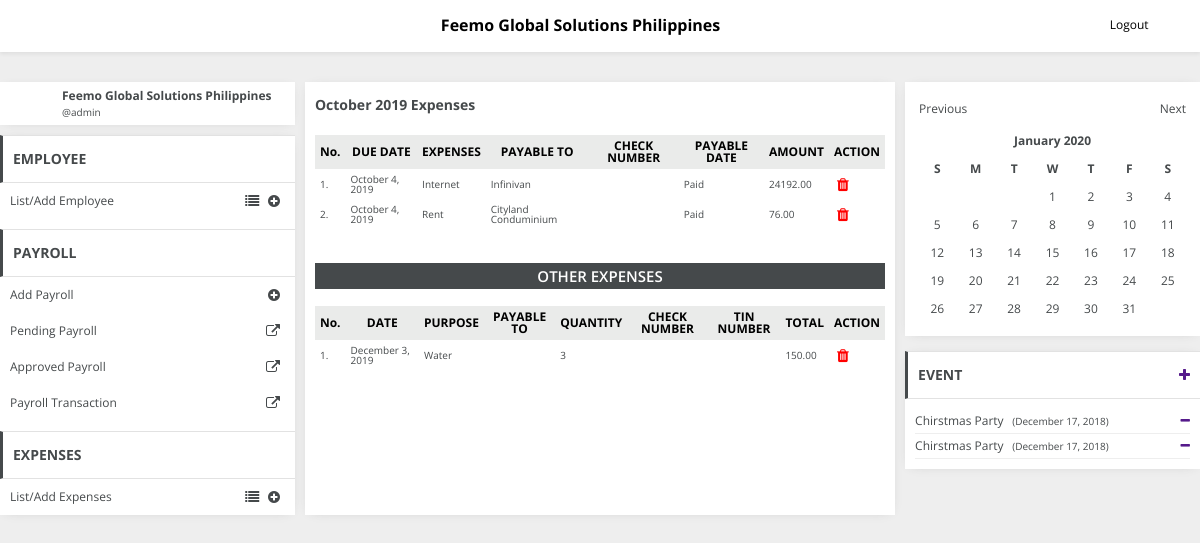
Page /expenses-list-view.php?months=October 2019 (signed in) on the committed database.
### tables this page shows
CREATE TABLE `tbl_user` (
  `user_id` int(100) NOT NULL,
  `user_name` varchar(100) NOT NULL,
  `user_pass` varchar(100) NOT NULL,
  `user_status` varchar(100) NOT NULL
);

CREATE TABLE `tbl_expenses` (
  `expenses_id` int(11) NOT NULL,
  `expenses_category` varchar(150) NOT NULL,
  `expenses_month` varchar(150) NOT NULL,
  `expenses_date` varchar(150) NOT NULL,
  `expenses_name` varchar(150) NOT NULL,
  `expenses_payable_to` varchar(150) NOT NULL,
  `expenses_amount` decimal(10,2) NOT NULL,
  `expenses_check_number` varchar(150) NOT NULL,
  `check_payment_date` varchar(150) NOT NULL,
  `expenses_quantity` varchar(150) NOT NULL,
  `expenses_tin_number` varchar(150) NOT NULL
);

### session.php (called while the page is built, shortened)
<?php
$session_id = $_SESSION['id'];

### expenses-list-view.php (the view, shortened to what this page needs)
<?php include 'session.php';?>
<?php
include_once "dbcon.php";
$get_id = $_GET['months'];
$result_user = mysqli_query($mysqli, "SELECT * FROM tbl_user where user_id='$session_id'");
$user_row = mysqli_fetch_array($result_user);
$result_months = mysqli_query($mysqli, "SELECT DISTINCT(expenses_month) FROM tbl_expenses WHERE expenses_month = '$get_id'");
$result_months_expenses = mysqli_query($mysqli, "SELECT * FROM tbl_expenses WHERE expenses_category = '2' AND expenses_month = '$get_id'");
$result_months_other_expenses = mysqli_query($mysqli, "SELECT * FROM tbl_expenses WHERE expenses_category = '3' AND expenses_month = '$get_id'");
?>
<!DOCTYPE html>
<html lang="en">
<head>
    <link rel="stylesheet" type="text/css" href="css/style.css" />
    <link href="https://stackpath.bootstrapcdn.com/font-awesome/4.7.0/css/font-awesome.min.css" type="text/css"
        rel="stylesheet" media="screen,projection" />
</head>
<body id="dashboard">
    <?php include 'nav.php'; ?>
    <section>
        <div class="container-area">
            <div class="sidebar">
                <div class="sidebar-admin">
                    <div class="logo-area">
                        <div class="logo">
                        </div>
                        <div class="name">
                            <div class="c_name"><a href="dashboard.php">Feemo Global Solutions Philippines</a></div>
                            <div>@<?php echo $user_row['user_name']; ?></div>
                        </div>
                    </div>
                </div>
                <div class="sidebar-menu">
                    <div class="sidebar-title">
                        EMPLOYEE
                    </div>
                    <div class="menu-area">
                        <div class="menu-title">List/Add Employee</div>
                        <div class="menu-icon">
                            <span><a href="list-employee.php"><i class="fa fa-list" aria-hidden="true"></i></a></span>
                            <span><a href="add-employee.php"><i class="fa fa-plus-circle"
                                        aria-hidden="true"></i></a></span>
                        </div>
                    </div>
                    <div class="sidebar-title">
                        PAYROLL
                    </div>
                    <div class="menu-area">
                        <div class="menu-title">Add Payroll</div>
                        <div class="menu-icon">
                            <span><a href="add-payroll.php"><i class="fa fa-plus-circle"
                                        aria-hidden="true"></i></a></span>
                        </div>
                    </div>
                    <div class="menu-area">
                        <div class="menu-title">Pending Payroll</div>
                        <div class="menu-icon">
                            <span><a href="payroll.php"><i class="fa fa-external-link"
                                        aria-hidden="true"></i></a></span>
                        </div>
                    </div>
                    <div class="menu-area">
                        <div class="menu-title">Approved Payroll</div>
                        <div class="menu-icon">
                            <span><a href="approved-payroll.php"><i class="fa fa-external-link"
                                        aria-hidden="true"></i></a></span>
                        </div>
                    </div>
                    <div class="menu-area">
                        <div class="menu-title">Payroll Transaction</div>
                        <div class="menu-icon">
                            <span><a href="payroll-transaction.php"><i class="fa fa-external-link"
                                        aria-hidden="true"></i></a></span>
                        </div>
                    </div>
                    <div class="sidebar-title">
                        EXPENSES
                    </div>
                    <div class="menu-area">
                        <div class="menu-title">List/Add Expenses</div>
                        <div class="menu-icon">
                            <span><a href="expenses-list.php"><i class="fa fa-list" aria-hidden="true"></i></a></span>
                            <span><a href="add-expenses.php"><i class="fa fa-plus-circle"
                                        aria-hidden="true"></i></a></span>
                        </div>
                    </div>
                </div>
            </div>
            <div class="area-content">
                <?php
                while ($mt_row = mysqli_fetch_array($result_months)) {
                    ?>
                <div class="expense-title">
                    <?php echo $mt_row['expenses_month']; ?> Expenses
                </div>
                <?php } ?>
                <div class="expenses-mnthly-tbl">
                    <table cellspacing="0" cellpadding="0">
                        <tr>
                            <th>No.</th>
                            <th>DUE DATE</th>
                            <th>EXPENSES</th>
                            <th>PAYABLE TO</th>
                            <th>CHECK NUMBER</th>
                            <th>PAYABLE DATE</th>
                            <th>AMOUNT</th>
                            <th>ACTION</th>
                        </tr>
                        <?php
                          $i=1;
                while ($months_expenses = mysqli_fetch_array($result_months_expenses)) {
                    $id = $months_expenses['expenses_id'];
                    ?>
                        <tr>
                            <td><?php echo "$i."; ?></td>
                            <td><?php echo $months_expenses['expenses_date']; ?></td>
                            <td><?php echo $months_expenses['expenses_name']; ?></td>
                            <td><?php echo $months_expenses['expenses_payable_to']; ?></td>
                            <td><?php echo $months_expenses['expenses_check_number']; ?></td>
                            <td><?php echo $months_expenses['check_payment_date']; ?></td>
                            <td><?php echo $months_expenses['expenses_amount']; ?></td>
                            <td><a id="<?php echo $id; ?>" href="expenses-delete.php<?php echo '?id=' . $id; ?>"><i
                                        class="fa fa-trash" aria-hidden="true"></i></a>
                            </td>
                        </tr>
                        <?php $i++;} ?>
                    </table>
                    <div class="other-expenses-text">
                        OTHER EXPENSES
                    </div>
                    <table cellspacing="0" cellpadding="0">
                        <tr>
                            <th>No.</th>
                            <th>DATE</th>
                            <th>PURPOSE</th>
                            <th>PAYABLE TO</th>
                            <th>QUANTITY</th>
                            <th>CHECK NUMBER</th>
                            <th>TIN NUMBER</th>
                            <th>TOTAL</th>
                            <th>ACTION</th>
                        </tr>
                        <?php
                          $i=1;
                while ($months_other_expenses = mysqli_fetch_array($result_months_other_expenses)) {
                    $id_other = $months_other_expenses['expenses_id'];
                    ?>
                        <tr>
                            <td><?php echo "$i."; ?></td>
                            <td><?php echo $months_other_expenses['expenses_date']; ?></td>
                            <td><?php echo $months_other_expenses['expenses_name']; ?></td>
                            <td><?php echo $months_other_expenses['expenses_payable_to']; ?></td>
                            <td><?php echo $months_other_expenses['expenses_quantity']; ?></td>
                            <td><?php echo $months_other_expenses['expenses_check_number']; ?></td>
                            <td><?php echo $months_other_expenses['expenses_tin_number']; ?></td>
                            <td><?php echo $months_other_expenses['expenses_amount']; ?></td>
                            <td><a id="<?php echo $id_other; ?>"
                                    href="expenses-other-delete.php<?php echo '?id=' . $id_other; ?>"><i
                                        class="fa fa-trash" aria-hidden="true"></i></a>
                            </td>
                        </tr>
                        <?php $i++;} ?>
                    </table>
                </div>
            </div>
            <div class="area-event">
                <div class="calendar">
                    <?php
                    $monthNames = Array("January", "February", "March", "April", "May", "June", "July",
                    "August", "September", "October", "November", "December");
                    ?>
                    <?php
                    $cMonth = $_REQUEST["month"];
                    $cYear = $_REQUEST["year"];
                    $prev_year = $cYear;
                    $next_year = $cYear;
                    $prev_month = $cMonth-1;
                    $next_month = $cMonth+1;
                    if ($prev_month == 0 ) {
                        $prev_month = 12;
                        $prev_year = $cYear - 1;
                    }
                    ?>
                    <table>
                        <tr>
                            <td>
                                <table>
                                    <tr style="display:flex">
                                        <td style="flex-basis:50%; text-align:left"> <a
                                                href="<?php echo $_SERVER["PHP_SELF"] . "?month=". $prev_month . "&year=" . $prev_year; ?>">Previous</a>
                                        </td>
                                        <td style="flex-basis:50%; text-align:right"><a
                                                href="<?php echo $_SERVER["PHP_SELF"] . "?month=". $next_month . "&year=" . $next_year; ?>">Next</a>
                                        </td>
                                    </tr>
                                </table>
                            </td>
                        </tr>
                        <tr>
                            <td>
                                <table>
                                    <tr>
                                        <td colspan="7" style="text-align:center">
                                            <strong><?php echo $monthNames[$cMonth-1].' '.$cYear; ?></strong></td>
                                    </tr>
                                    <tr>
                                        <td><strong>S</strong></td>
                                        <td><strong>M</strong></td>
                                        <td><strong>T</strong></td>
                                        <td><strong>W</strong></td>
                                        <td><strong>T</strong></td>
                                        <td><strong>F</strong></td>
                                        <td><strong>S</strong></td>
                                    </tr>
                                    <?php
                                    $timestamp = mktime(0,0,0,$cMonth,1,$cYear);
                                    $maxday = date("t",$timestamp);
                                    $thismonth = getdate ($timestamp);
                                    $startday = $thismonth['wday'];
                                    for ($i=0; $i<($maxday+$startday); $i++) {
                                        if(($i % 7) == 0 ) echo "<tr>";
                                        if($i < $startday) echo "<td></td>";
                                        else echo "<td>". ($i - $startday + 1) . "</td>";
                                        if(($i % 7) == 6 ) echo "</tr>";
                                    }
                                    ?>
                                </table>
                            </td>
                        </tr>
                    </table>
                </div>
                <div class="event">
                    <div class="event-title">
                        EVENT <span><a href=""><i class="fa fa-plus" aria-hidden="true"></i></a></span>
                    </div>
                    <div class="event-body">
                        <ul>
                            <li>Chirstmas Party <span>(December 17, 2018)</span><a href=""><i class="fa fa-minus"
                                        aria-hidden="true"></i></a></li>
                            <li>Chirstmas Party <span>(December 17, 2018)</span><a href=""><i class="fa fa-minus"
                                        aria-hidden="true"></i></a></li>
                        </ul>
                    </div>
                </div>
            </div>
        </div>
    </section>
</body>
</html>

### rows in the picture
tbl_user: user_name "admin"
tbl_expenses: expenses_date "October 4, 2019", expenses_name "Internet", expenses_payable_to "Infinivan", check_payment_date "Paid", expenses_amount "24192.00"
tbl_expenses: expenses_date "October 4, 2019", expenses_name "Rent", expenses_payable_to "Cityland Conduminium", check_payment_date "Paid", expenses_amount "76.00"
tbl_expenses: expenses_date "December 3, 2019", expenses_name "Water", expenses_quantity "3", expenses_amount "150.00"

### other values in the picture
$mt_row['expenses_month'] "October 2019"
$monthNames[$cMonth-1] "January"
$cYear "2020"
$i - $startday + 1 "1"
$i - $startday + 1 "2"
$i - $startday + 1 "3"
$i - $startday + 1 "4"
$i - $startday + 1 "5"
$i - $startday + 1 "6"
$i - $startday + 1 "7"
$i - $startday + 1 "8"
$i - $startday + 1 "9"
$i - $startday + 1 "10"
$i - $startday + 1 "11"
$i - $startday + 1 "12"
